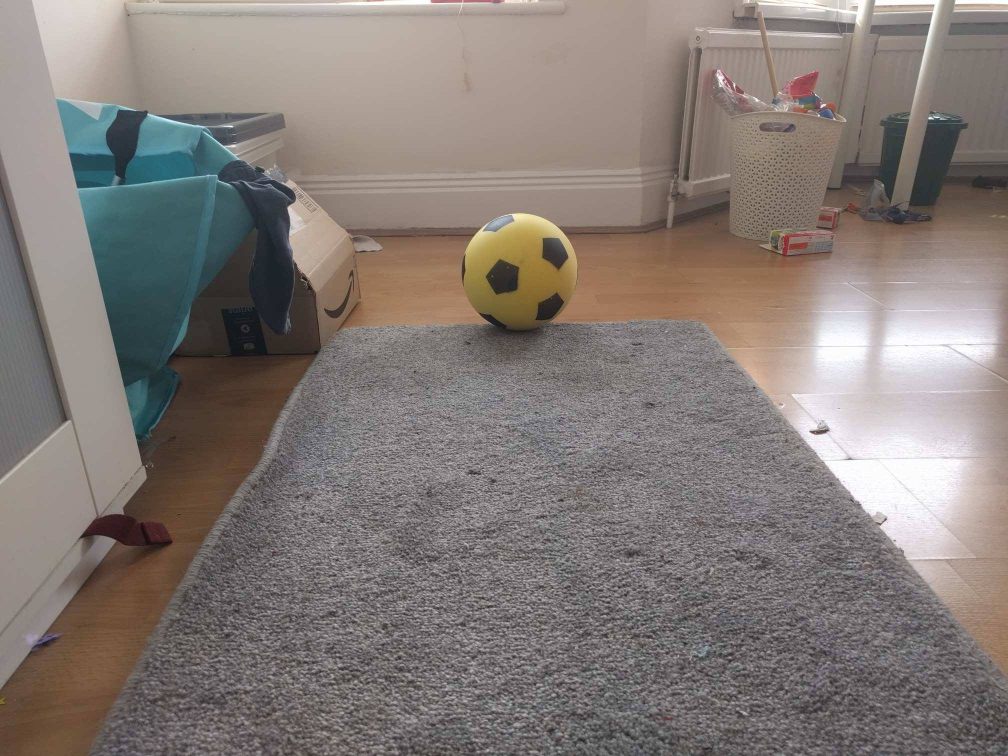
#> input picture Ball/18.jpg, 2016 x 1512 px (shown at 1/2 size)
$ python BallDetect2.py   (older library calls are emulated)
#> lines starting #> are read from the running program, lines starting #| are printed output that depends on the picture; after the words box and inside, x2 and y2 are one past the last pixel; in counts of white or black regions, pixels touching at a corner belong together
import cv2
import numpy as np


img = cv2.imread('Ball/18.jpg',1)
#> img is the input picture: shape (1512, 2016, 3); mean B, G, R 118.8, 123, 131.7
pImg = cv2.resize(img,(800,600))		# Resize
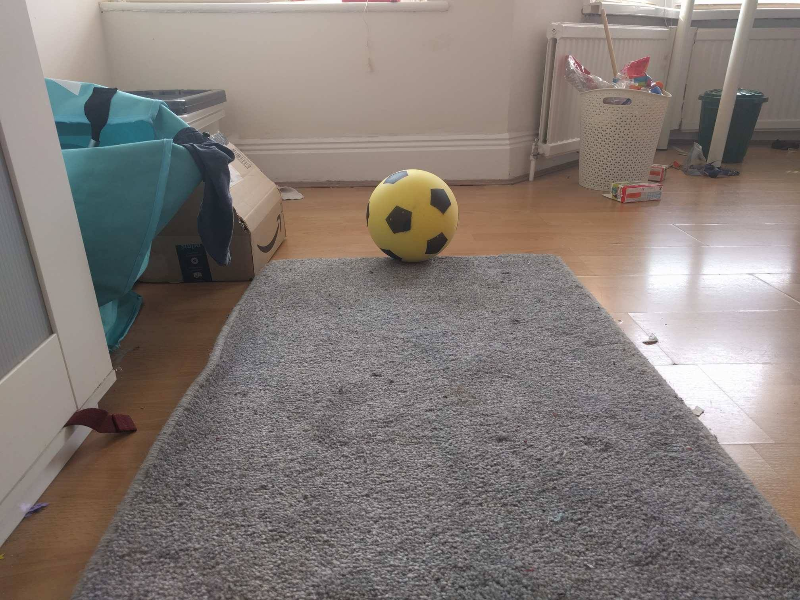
#> pImg: shape (600, 800, 3); mean B, G, R 118.7, 122.9, 131.6

#Convert image from B,G,R to HSV
hsv = cv2.cvtColor(pImg, cv2.COLOR_BGR2HSV)
#> hsv: shape (600, 800, 3); mean H, S, V 70.4, 37.4, 133.9

#range of orange in HSV
lower_orange = np.array([15, 95, 95])   #Gimp values (37, 60, 54)
upper_orange = np.array([35, 230, 230]) #Gimp values (51, 51, 80)


#Threshold the hsv image
mask = cv2.inRange(hsv, lower_orange, upper_orange)
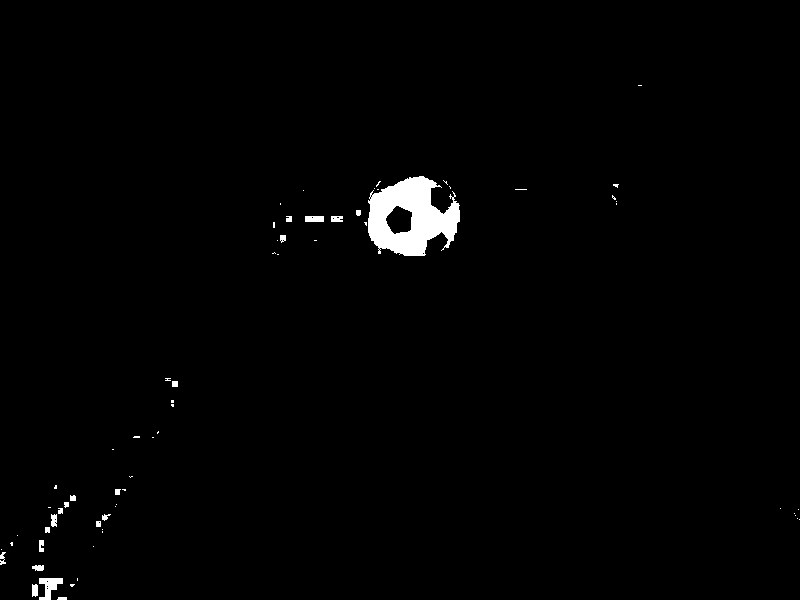
#> mask: shape (600, 800); 1.2% white; 67 white regions (46 under 20 px)

#Bitwise-AND the mask and original image
output = cv2.bitwise_and(pImg, pImg, mask = mask)

ret,thresh = cv2.threshold(mask, 40, 255, 0)
im2, contours, hierarchy = cv2.findContours(thresh, cv2.RETR_EXTERNAL, cv2.CHAIN_APPROX_NONE)
#> contours = 67 contours, 51 with area under 20; largest, box (x1, y1, x2, y2) and area: (368, 176, 460, 256) 4890, (39, 578, 63, 600) 245, (305, 216, 324, 222) 90, (32, 584, 38, 597) 54, (51, 514, 57, 527) 52

if len(contours) != 0:
    #Draw in blue the found contours
    cv2.drawContours(output, contours, -1, 255, 3)

    #Find the largest contour
    c = max(contours, key = cv2.contourArea)
#> c = contour of 403 points, box (x1, y1, x2, y2) (368, 176, 460, 256), area 4890
    #print str(cv2.contourArea(c))

    #Contour must be this big to count as ball. If number too small when no ball present may detect anything
    if cv2.contourArea(c) > 525:
        #Draw contour with circle
        (x,y),radius = cv2.minEnclosingCircle(c)
#> x = 412; y = 217.9; radius = 48.84
        center = (int(x),int(y))
#> center = (412, 217)
        diameter = radius * 2
#> diameter = 97.69
        radius = int(radius)
#> radius = 48
        cv2.circle(output,center,radius,(0,255,0),2)
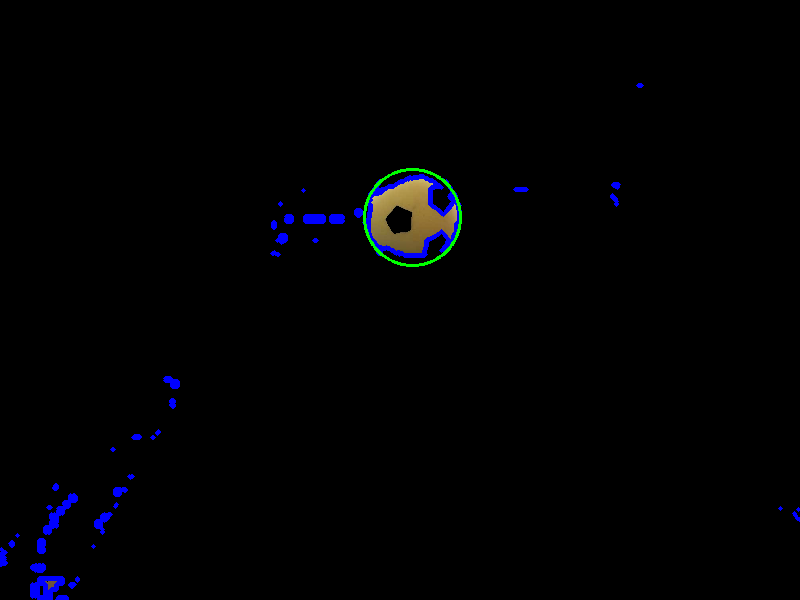
#> output: shape (600, 800, 3); mean B, G, R 3.1, 1.4, 1.1
        #Draw contour with a rectangle
        '''
        x, y, w, h = cv2.boundingRect(c)
        #Draw contour in green
        cv2.rectangle(output, (x,y),(x+w, y+h), (0, 255, 0),2)
        '''

#Show the images
cv2.imshow("Ball", np.hstack([pImg, output]))
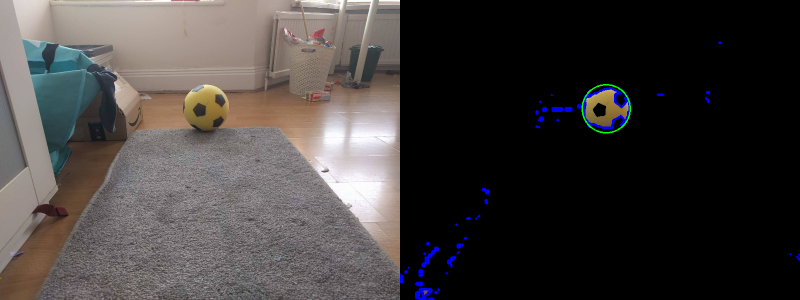
#> window 'Ball': shape (600, 1600, 3) (shown at 1/2 size); mean B, G, R 60.9, 62.2, 66.4
cv2.waitKey(0)							# OpenCV for Linux has a bug and needs this line
cv2.destroyAllWindows()

$ run again, with Ball/1.jpg copied over Ball/18.jpg
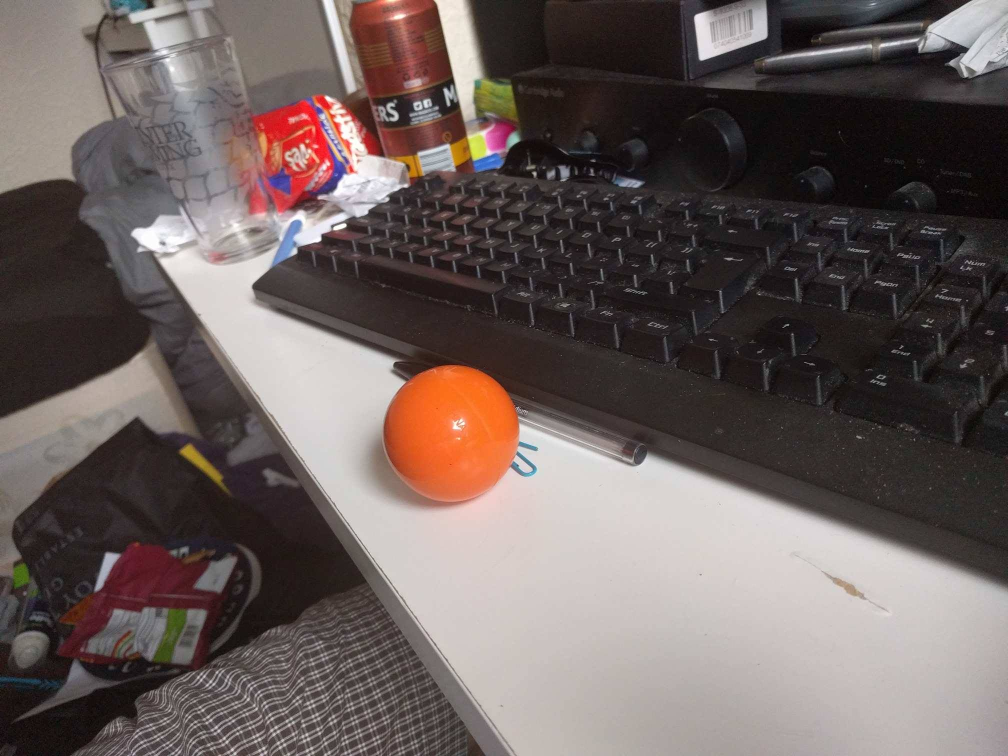
#> input picture Ball/1.jpg, 2016 x 1512 px (shown at 1/2 size)
#> img is the input picture: shape (1512, 2016, 3); mean B, G, R 92.6, 95.1, 107.1
#> hsv: shape (600, 800, 3); mean H, S, V 52.6, 46.9, 107.7
#> `mask = cv2.inRange(hsv, lower_orange, upper_orange)`:
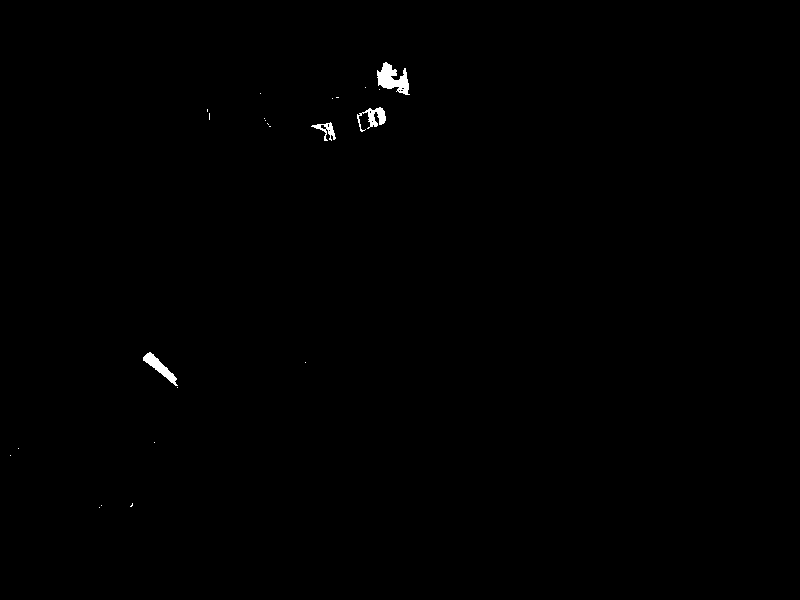
#> mask: shape (600, 800); 0.3% white; 23 white regions (19 under 20 px)
#> contours = 23 contours, 19 with area under 20; largest, box (x1, y1, x2, y2) and area: (377, 62, 410, 95) 518, (143, 352, 178, 386) 315, (357, 107, 386, 132) 226, (311, 122, 336, 141) 141
#> c = contour of 143 points, box (x1, y1, x2, y2) (377, 62, 410, 95), area 518
#> `cv2.imshow("Ball", np.hstack([pImg, output]))`:
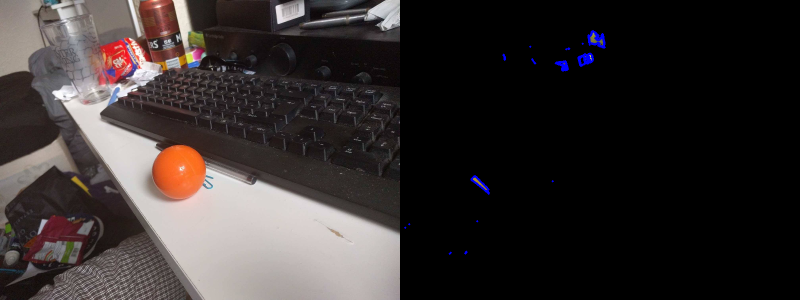
#> window 'Ball': shape (600, 1600, 3) (shown at 1/2 size); mean B, G, R 46.9, 47.6, 53.6

$ run again, with Ball/10.jpg copied over Ball/18.jpg
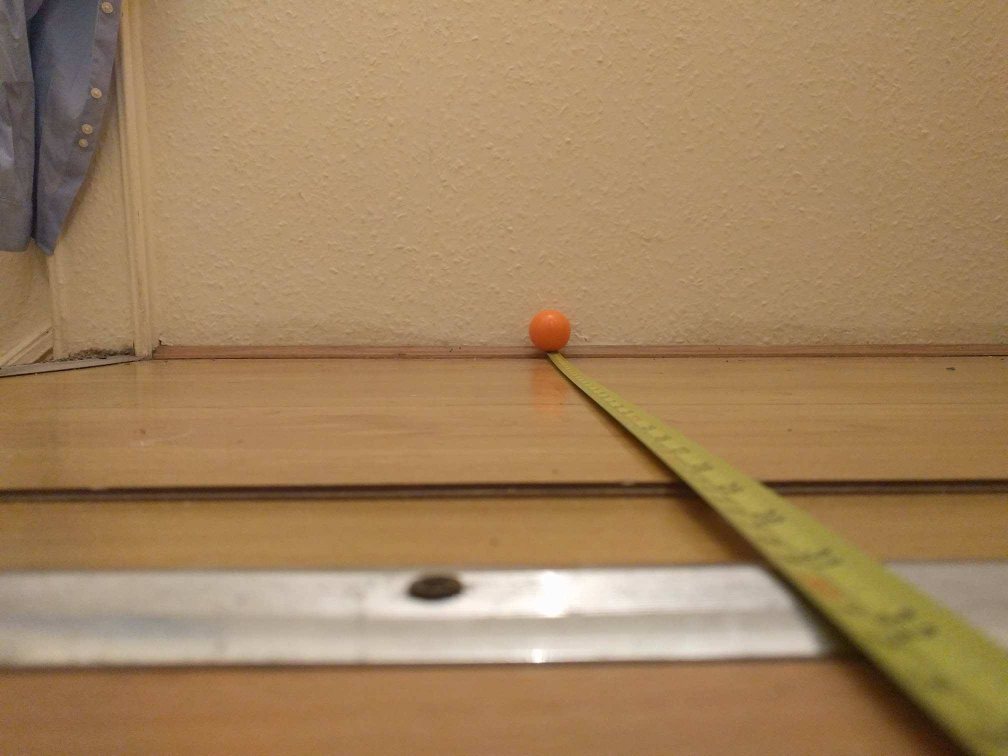
#> input picture Ball/10.jpg, 2016 x 1512 px (shown at 1/2 size)
#> img is the input picture: shape (1512, 2016, 3); mean B, G, R 93.8, 131, 161.8
#> hsv: shape (600, 800, 3); mean H, S, V 18.8, 110.1, 161.8
#> `mask = cv2.inRange(hsv, lower_orange, upper_orange)`:
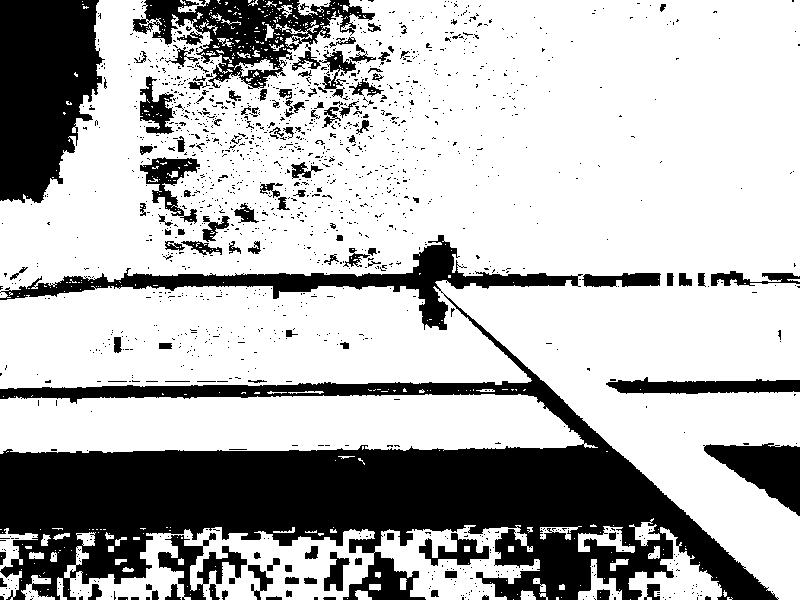
#> mask: shape (600, 800); 70.7% white; 1558 black regions (1435 under 20 px)
#> contours = 370 contours, 324 with area under 20; largest, box (x1, y1, x2, y2) and area: (0, 0, 800, 600) 291644, (0, 394, 598, 454) 29582, (64, 525, 540, 600) 20012, (628, 527, 722, 600) 2496, (578, 526, 635, 553) 650
#> c = contour of 6269 points, box (x1, y1, x2, y2) (0, 0, 800, 600), area 291644
#> `(x,y),radius = cv2.minEnclosingCircle(c)`: x = 449; y = 299.5; radius = 460.7
#> center = (449, 299)
#> diameter = 921.3
#> `radius = int(radius)`: radius = 460
#> `cv2.imshow("Ball", np.hstack([pImg, output]))`:
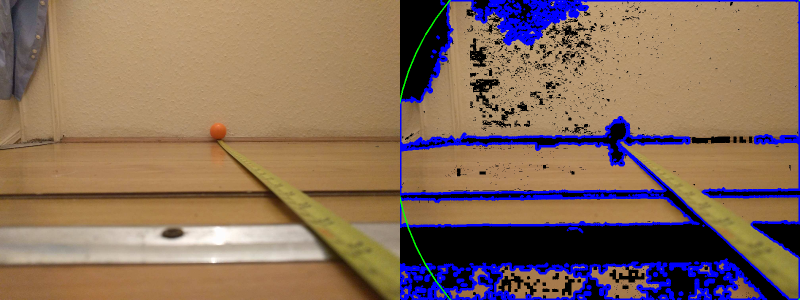
#> window 'Ball': shape (600, 1600, 3) (shown at 1/2 size); mean B, G, R 91.6, 108.1, 133.7

$ run again, with Ball/11.jpg copied over Ball/18.jpg
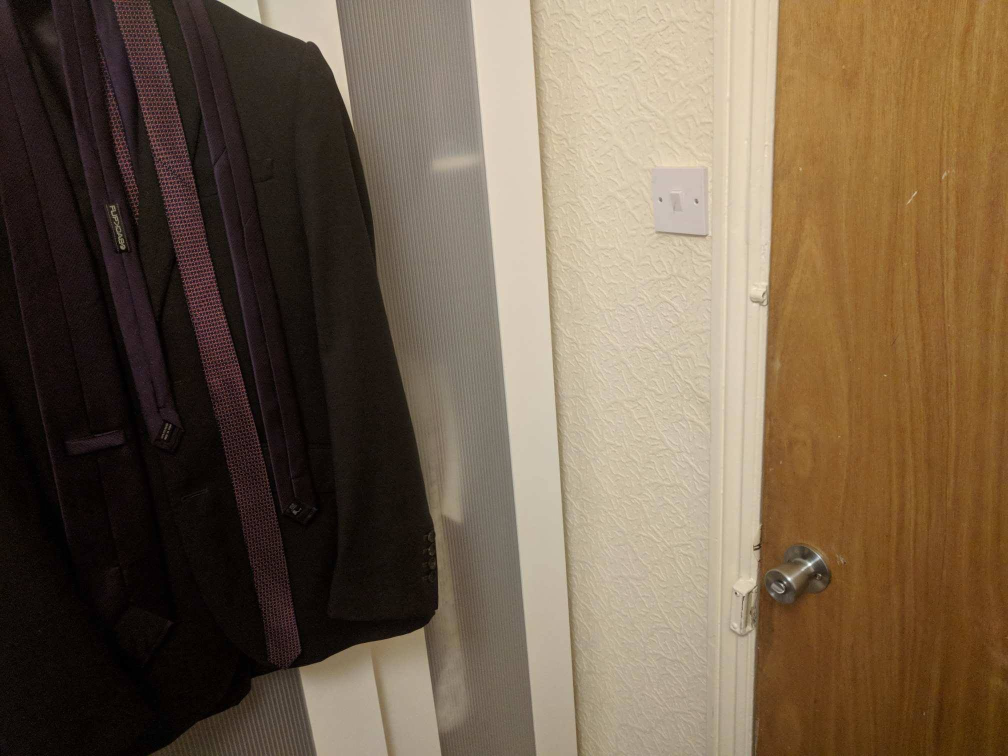
#> input picture Ball/11.jpg, 2016 x 1512 px (shown at 1/2 size)
#> img is the input picture: shape (1512, 2016, 3); mean B, G, R 74.7, 95.3, 113.5
#> hsv: shape (600, 800, 3); mean H, S, V 23.9, 106.8, 113.4
#> `mask = cv2.inRange(hsv, lower_orange, upper_orange)`:
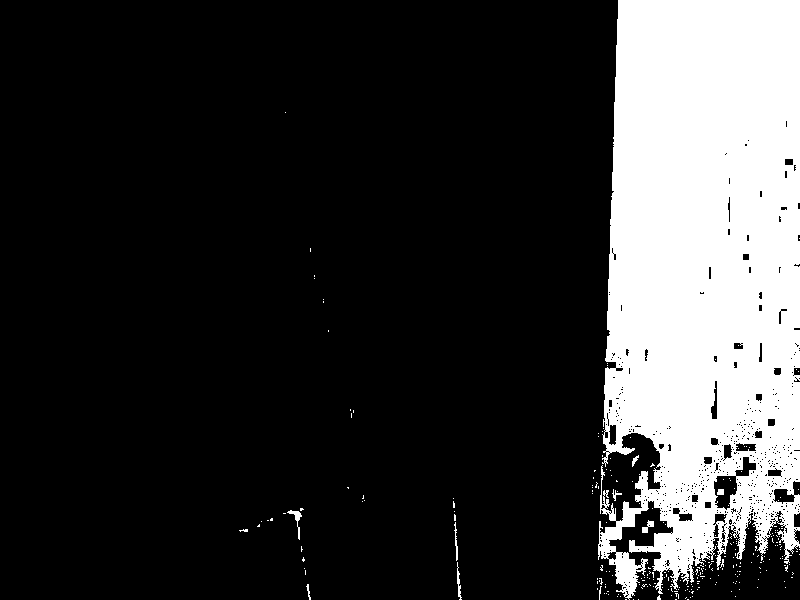
#> mask: shape (600, 800); 20.7% white; 264 white regions (255 under 20 px)
#> contours = 245 contours, 239 with area under 20; largest, box (x1, y1, x2, y2) and area: (598, 0, 800, 600) 100407, (287, 510, 302, 540) 70, (642, 520, 654, 533) 54, (457, 562, 462, 600) 40, (454, 522, 458, 561) 28, (632, 455, 639, 467) 22
#> c = contour of 3208 points, box (x1, y1, x2, y2) (598, 0, 800, 600), area 100407
#> `(x,y),radius = cv2.minEnclosingCircle(c)`: x = 708.5; y = 297.9; radius = 311.4
#> center = (708, 297)
#> diameter = 622.8
#> `radius = int(radius)`: radius = 311
#> `cv2.imshow("Ball", np.hstack([pImg, output]))`:
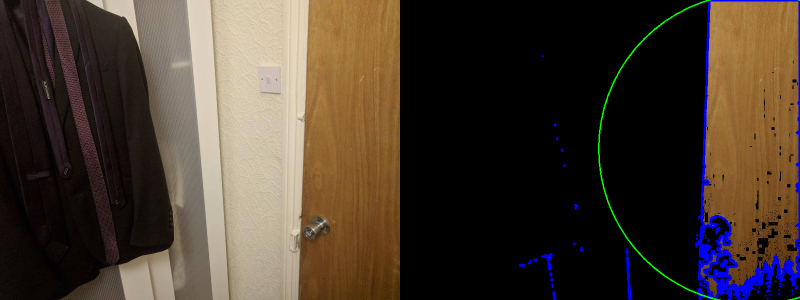
#> window 'Ball': shape (600, 1600, 3) (shown at 1/2 size); mean B, G, R 46.1, 57.6, 70.1
